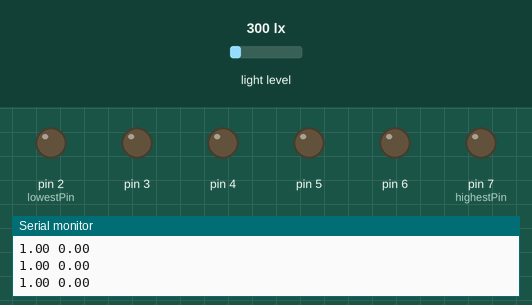
A sketch run on a simulated Arduino Uno, built with avr-gcc and run on an emulated ATmega328P. Parts: output pins drawn as LEDs (lit = HIGH), the last lines printed to the serial monitor. The test bench sets the inputs (shaded band); at power-on: light level 300 lx.

Above: at 1.2 s.
1.3 s: light level set to 40 lx
At 2.4 s:
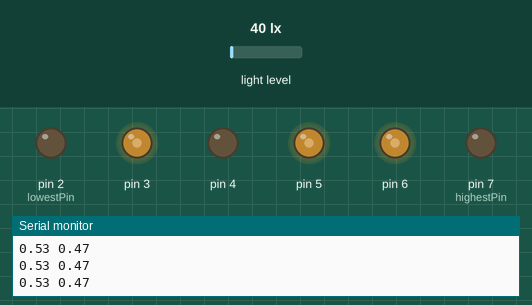
Timing chart, 0 to 4.3 s (numbered marks = the images above; inputs shaded):
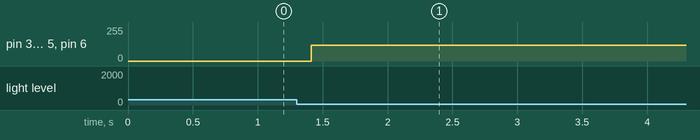

The sketch:

sensor-LED.ino
```cpp
#include <Wire.h>
#include <BH1750.h>

BH1750 lightMeter;
const int lowestPin = 2;

const int highestPin = 7;

void setup() {
  Serial.begin(9600);
  Wire.begin();
  lightMeter.begin();

  // set pins 2 through 7 as outputs:
  for (int thisPin = lowestPin; thisPin <= highestPin;
    thisPin++) {
    pinMode(thisPin, OUTPUT);

  }
}

void loop() {
  float lux = min(1, lightMeter.readLightLevel() / 75);
  float inv_lux =   (1 - lux);
  int brightness = inv_lux * 255;

  Serial.print(lux);
  Serial.print(" ");
  Serial.println(inv_lux);
  // iterate over the pins:
  for (int thisPin = highestPin; thisPin <= highestPin;
    thisPin++) {
    analogWrite(thisPin, brightness);
  }
    for (int thisPin = lowestPin; thisPin <= highestPin;
    thisPin++) {
    analogWrite(thisPin, brightness);
  }
  delay(200);
}
```

Measured:
- after the input at 1.3 s, pin 3, pin 5, pin 6: 0/255 → 118/255 after 0.11 s
